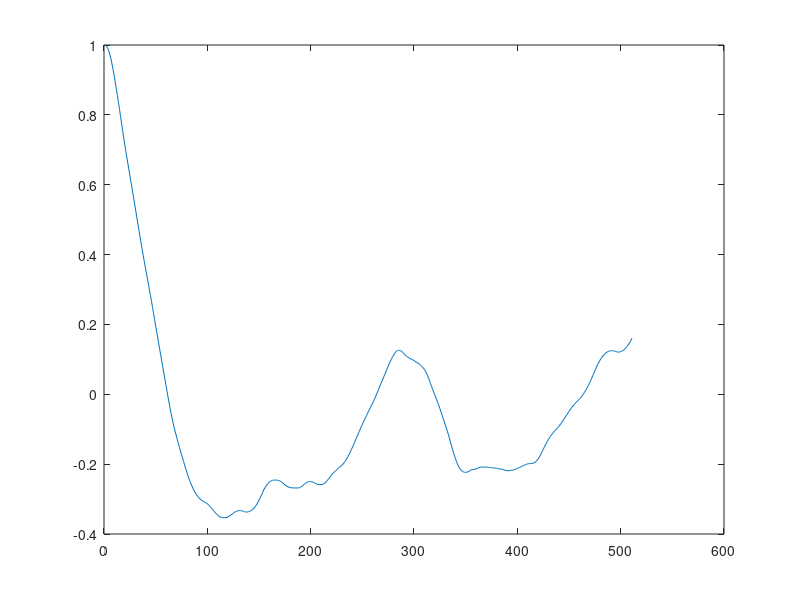

MATLAB code to generate this figure:
#!/usr/bin/octave -qf

x = load("./dump/nccf.dat");
len = length(x)

plot(x);

## fid = fopen("./dump/sig_bin.dump","r");
## x = fread(fid, Inf, "int32", 0);
## fclose(fid);

## len = length(x)
## figure(1)
## plot(x)
## grid on;

## Fs = 200;
## N = 256;
## spect = fft(x, N);
## spect = spect / N;
## spect = abs(spect);

## ##
## f_axis = Fs/2 * linspace(0, 1, N/2 + 1);

## printf("f_axis len = %d\n", length(f_axis));
## printf("delta f    = %f\n", Fs / N);

## figure(2);
## plot(f_axis, spect(1 : length(f_axis)));
## grid on;

input("");
